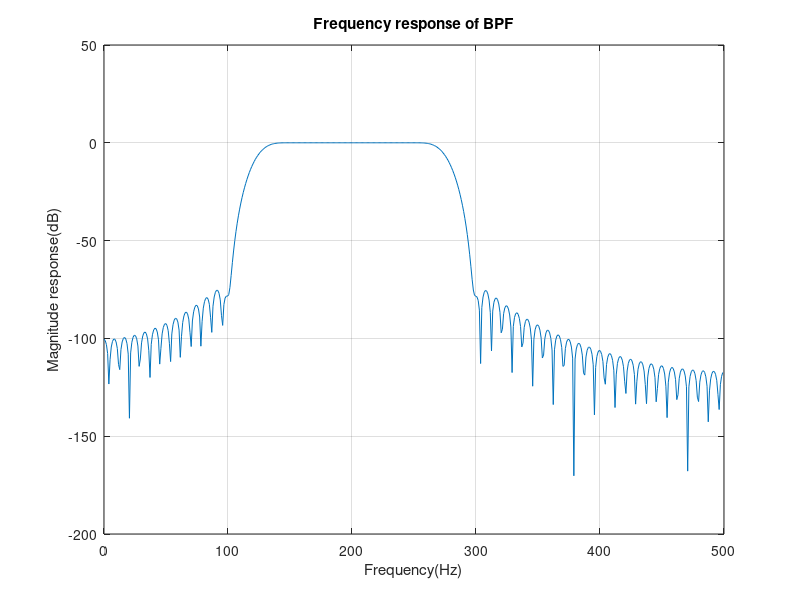
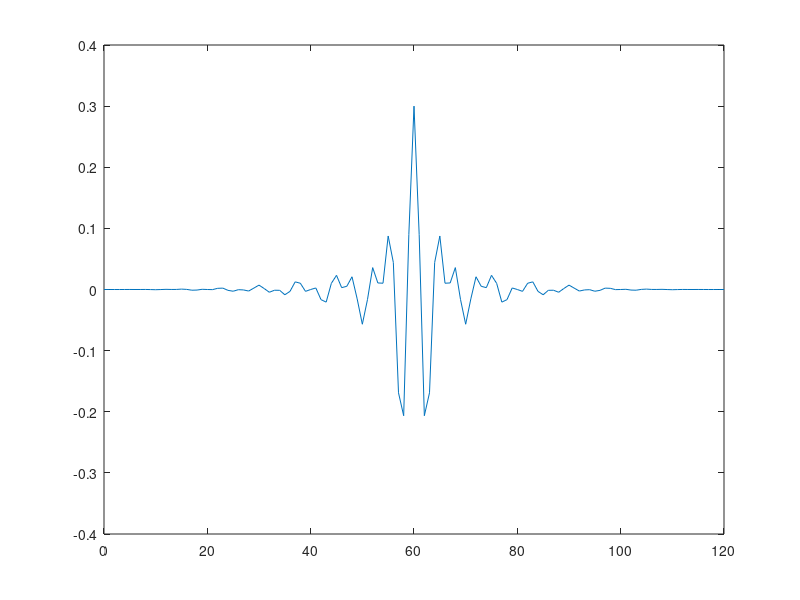

MATLAB code to generate these figures, in order:
clc;clear all;close all;
fp1=150;
fp2=250;
tw=50;
Fs=1000;
fn=Fs/2;
fc1=(fp1-(tw/2))/fn;
fc2=(fp2+(tw/2))/fn;
tw=tw/Fs;
N=ceil(6/tw);
if(rem(N,2)==0)
    N=N+1;
end
wn=blackman(N);
hd=fir1(N-1,[fc1 fc2],boxcar(N));
hn=fir1(N-1,[fc1 fc2],wn);
[H,f]=freqz(hn,1,512,Fs);
mag=20*log10(abs(H));
plot(f,mag);grid on;
xlabel('Frequency(Hz)');
ylabel('Magnitude response(dB)');
title('Frequency response of BPF');
n=0:N-1;
figure;
plot(n,hn);